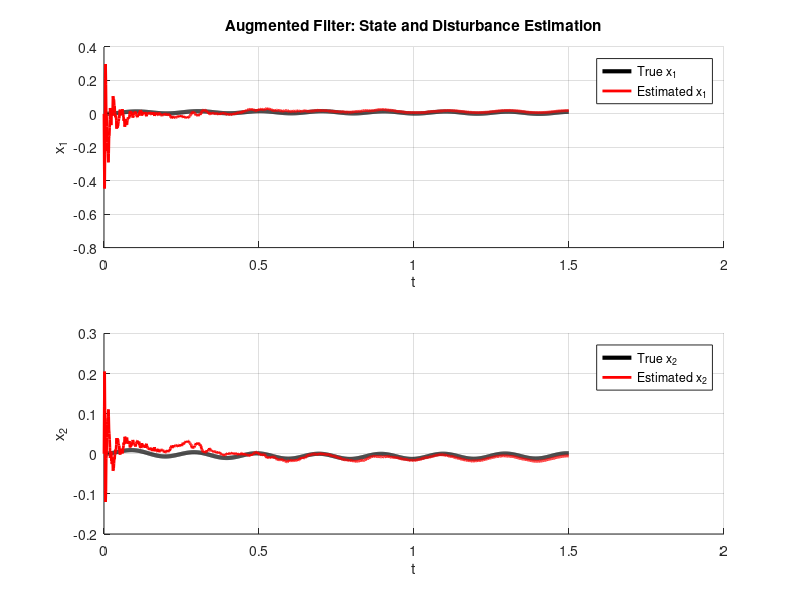

Recreate this plot in MATLAB.
clear;clc;

% 1. Define Continuous-Time System Matrices
Ac = [1, 2; -3, -4];
Buc = [1; 0];
Bwc = [0.1; 0.1];
C = [1, 2; 1, 0; 1, 0];
Du = [0; 0; 0];
Dw = [1; 2; 3]; 

% 2. Discretization using zero-order hold
Ts = 0.001;
sysC = ss(Ac, [Buc Bwc], C, [Du Dw]); 
sysD = c2d(sysC, Ts); 

Ad = sysD.A;
Bud = sysD.B(:, 1);
Bwd = sysD.B(:, 2);

% 3. H2 Filter Tuning Weights
% These are no longer "variances", just tuning knobs.
% Increase W to track the bump better; increase V_noise to trust sensors less.
W = 100.0;       
V_noise = 0.05; 

Q = Bwd * W * Bwd'; 
R = (Dw * W * Dw') + (V_noise * eye(3)); 
N = Bwd * W * Dw';  

% 4. Initialization
steps = 1500; % Extended to see the sine wave clearly
x_true = [0; 0];
x_est  = [0; 0];
P      = eye(2);
u      = zeros(1, steps); % Set control input to zero to just see disturbance response

x_true_hist = zeros(2, steps);
x_est_hist  = zeros(2, steps);

% Define the deterministic disturbance (e.g., a 1 Hz sine wave road profile)
t = (0:steps-1) * Ts;
w_deterministic = 2 * sin(2 * pi * 5.0 * t); 

% 5. Optimal Observer Loop (H2 Filter)
for k = 1:steps
    % --- A. SYSTEM SIMULATION ---
    w_k = w_deterministic(k);          % Deterministic physical disturbance
    v_k = sqrt(V_noise) * randn(3, 1); % Sensors still have random static
    
    y_k = C * x_true + Dw * w_k + v_k;
    
    x_true_hist(:, k) = x_true;
    x_est_hist(:, k)  = x_est; 
    
    % --- B. H2 GAIN CALCULATION ---
    S = C * P * C' + R;
    L = (Ad * P * C' + N) / S; 
    
    % --- C. PREDICT NEXT STATE ---
    x_est_next = Ad * x_est + Bud * u(k) + L * (y_k - C * x_est);
    P_next = Ad * P * Ad' + Q - L * S * L';
    
    % --- D. ADVANCE TRUE SYSTEM ---
    x_true = Ad * x_true + Bud * u(k) + Bwd * w_k;
    
    x_est = x_est_next;
    P = P_next;
end

% 6. Plot the Results
figure(1);
subplot(2,1,1);cla;hold on;grid on;
xlabel('t');ylabel('x_1');title('Augmented Filter: State and Disturbance Estimation'); 
plot(t, x_true_hist(1,:), 'k', 'LineWidth', 3);
plot(t, x_est_hist(1,:), 'r', 'LineWidth', 2);
legend('True x_1', 'Estimated x_1'); 

subplot(2,1,2);cla;hold on;
xlabel('t');ylabel('x_2'); grid on;
plot(t, x_true_hist(2,:), 'k', 'LineWidth', 3);
plot(t, x_est_hist(2,:), 'r', 'LineWidth', 2);
legend('True x_2', 'Estimated x_2'); 
